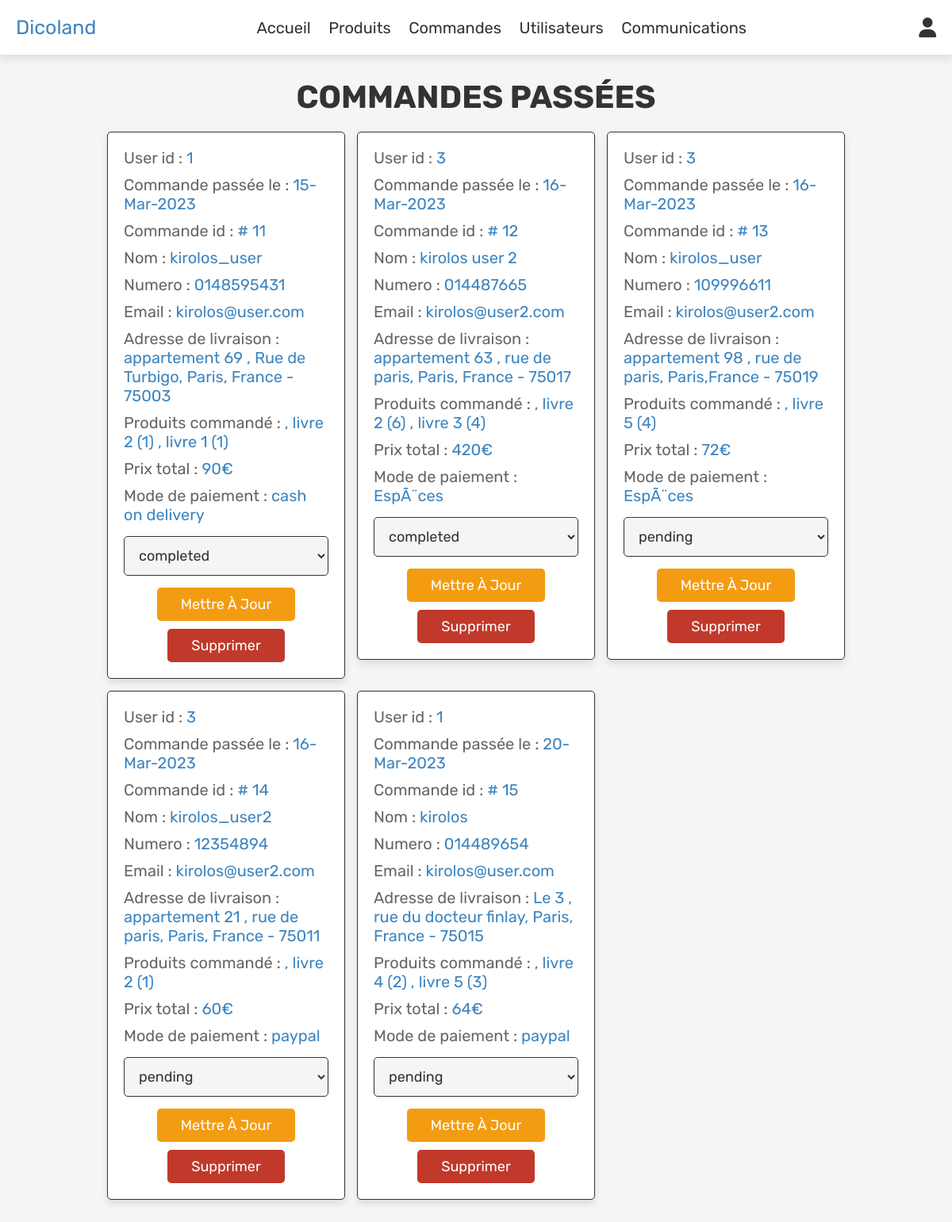
Before: /admin_orders.php (signed in) with the older database file.
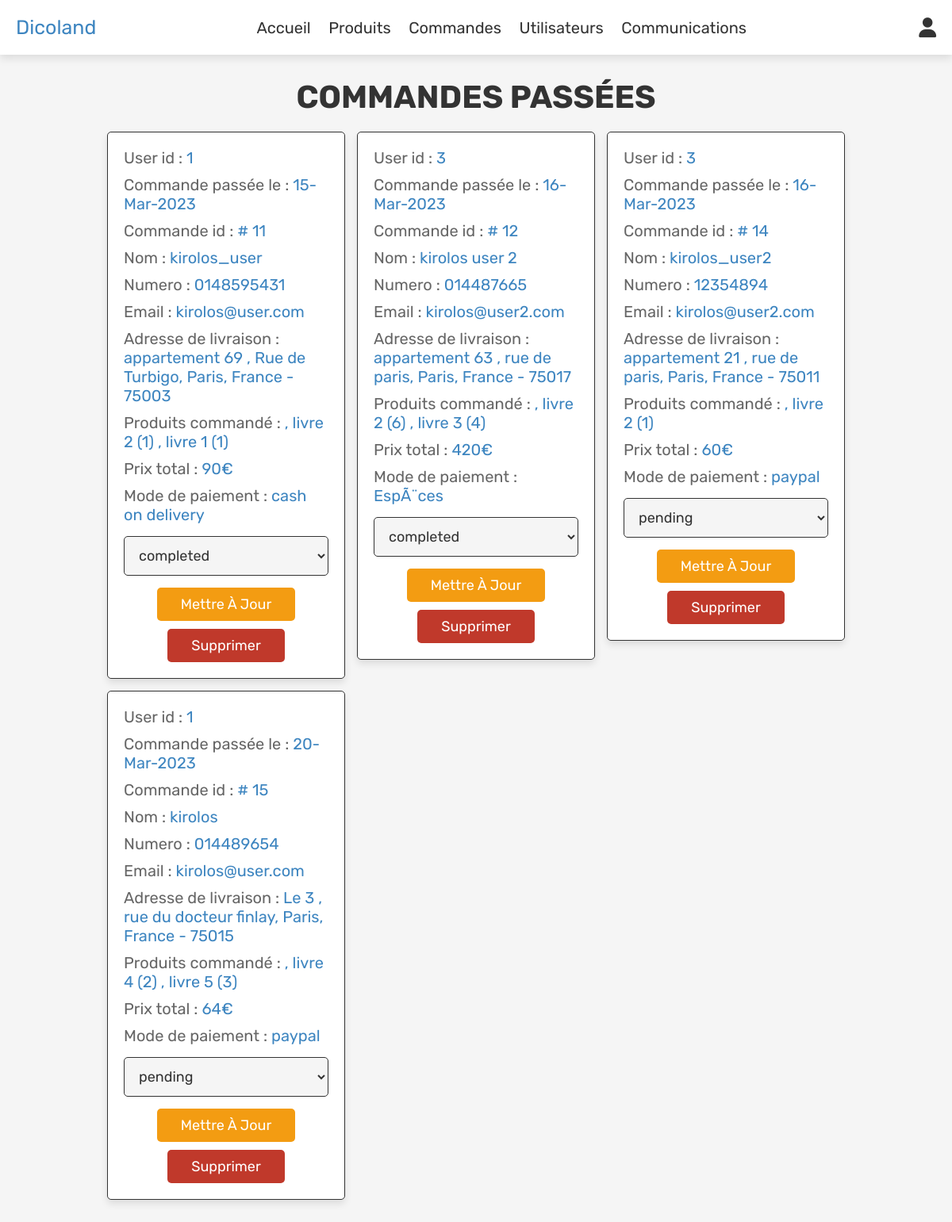
After: the same page with the newer database file.
### tables this page shows
CREATE TABLE `orders` (
  `id` int(100) NOT NULL,
  `user_id` int(100) NOT NULL,
  `name` varchar(100) NOT NULL,
  `number` varchar(12) NOT NULL,
  `email` varchar(100) NOT NULL,
  `method` varchar(50) NOT NULL,
  `address` varchar(500) NOT NULL,
  `total_products` varchar(1000) NOT NULL,
  `total_price` int(100) NOT NULL,
  `placed_on` varchar(50) NOT NULL,
  `payment_status` varchar(20) NOT NULL DEFAULT 'pending'
);

### admin_orders.php (the view, shortened to what this page needs)
<?php
include 'config.php';
?>
<!DOCTYPE html>
<html lang="en">
<head>
   <link rel="stylesheet" href="https://cdnjs.cloudflare.com/ajax/libs/font-awesome/6.0.0/css/all.min.css">
   <link rel="stylesheet" href="css/admin_style.css">
</head>
<body>
<?php include 'admin_header.php'; ?>
<section class="orders">
   <h1 class="title">Commandes passées</h1>
   <div class="box-container">
      <?php
      $select_orders = mysqli_query($conn, "SELECT * FROM `orders`") or die('query failed');
      if(mysqli_num_rows($select_orders) > 0){
         while($fetch_orders = mysqli_fetch_assoc($select_orders)){
      ?>
      <div class="box">
         <p> User id : <span><?php echo $fetch_orders['user_id']; ?></span> </p>
         <p> Commande passée le : <span><?php echo $fetch_orders['placed_on']; ?></span> </p>
         <p> Commande id : <span> # <?php echo $fetch_orders['id']; ?></span> </p>
         <p> Nom : <span><?php echo $fetch_orders['name']; ?></span> </p>
         <p> Numero : <span><?php echo $fetch_orders['number']; ?></span> </p>
         <p> Email : <span><?php echo $fetch_orders['email']; ?></span> </p>
         <p> Adresse de livraison  : <span><?php echo $fetch_orders['address']; ?></span> </p>
         <p> Produits commandé : <span><?php echo $fetch_orders['total_products']; ?></span> </p>
         <p> Prix total : <span><?php echo $fetch_orders['total_price']; ?>€</span> </p>
         <p> Mode de paiement : <span><?php echo $fetch_orders['method']; ?></span> </p>
         <form action="" method="post">
            <select name="update_payment">
               <option value="" selected disabled><?php echo $fetch_orders['payment_status']; ?></option>
            </select>
            <input type="submit" value="mettre à jour" name="update_order" class="option-btn">
            <a href="admin_orders.php?delete=<?php echo $fetch_orders['id']; ?>" onclick="return confirm('delete this order?');" class="delete-btn">Supprimer</a>
         </form>
      </div>
      <?php
         }
      }else{
         echo '<p class="empty">Pas de commande a afficher :/</p>';
      }
      ?>
   </div>
</section>
</body>
</html>

### admin_header.php (shortened to what this page needs)
<header class="header">
   <div class="flex">
      <a href="admin_page.php" class="logo"><span>Dicoland</span></a>
      <nav class="navbar">
         <a href="admin_page.php">Accueil</a>
         <a href="admin_products.php">Produits</a>
         <a href="admin_orders.php">Commandes</a>
         <a href="admin_users.php">Utilisateurs</a>
         <a href="admin_contacts.php">Communications</a>
      </nav>
      <div class="icons">
         <div id="user-btn" class="fas fa-user"></div>
      </div>
   </div>
</header>

### css/admin_style.css (style rules this page uses)
:root { --purple:#3d85c0; --red:#c0392b; --orange:#f39c12; --black:#333; --white:#fff; --light-color:#666; --light-white:#ccc; --light-bg:#f5f5f5; --border:.1rem solid var(--black); --box-shadow:0 .5rem 1rem rgba(0,0,0,.1); }
* { font-family: 'Rubik', sans-serif; margin:0; padding:0; box-sizing: border-box; outline: none; border:none; text-decoration: none; transition:all .2s linear; }
html { font-size: 62.5%; overflow-x: hidden; }
body { background-color: var(--light-bg); }
section { padding:3rem 2rem; }
.title { text-align: center; margin-bottom: 2rem; text-transform: uppercase; color:var(--black); font-size: 4rem; }
.btn, .option-btn, .delete-btn, .white-btn { display: inline-block; margin-top: 1rem; padding:1rem 3rem; cursor: pointer; color:var(--white); font-size: 1.8rem; border-radius: .5rem; text-transform: capitalize; }
.option-btn { background-color: var(--orange); }
.delete-btn { background-color: var(--red); }
.header { position: sticky; top:0; left:0; right:0; z-index: 1000; background-color: var(--white); box-shadow: var(--box-shadow); }
.header .flex { display: flex; align-items: center; padding:2rem; justify-content: space-between; position: relative; max-width: 1200px; margin:0 auto; }
.header .flex .logo { font-size: 2.5rem; color:var(--black); }
.header .flex .logo span { color:var(--purple); }
.header .flex .navbar a { margin:0 1rem; font-size: 2rem; color:var(--black); }
.header .flex .icons div { margin-left: 1.5rem; font-size: 2.5rem; cursor: pointer; color:var(--black); }
.orders .box-container { display: grid; grid-template-columns: repeat(auto-fit, 30rem); justify-content: center; gap:1.5rem; max-width: 1200px; margin:0 auto; align-items: flex-start; }
.orders .box-container .box { background-color: var(--white); padding:2rem; border:var(--border); box-shadow: var(--box-shadow); border-radius: .5rem; }
.orders .box-container .box p { padding-bottom: 1rem; font-size: 2rem; color:var(--light-color); }
.orders .box-container .box p span { color:var(--purple); }
.orders .box-container .box form { text-align: center; }
.orders .box-container .box form select { border-radius: .5rem; margin:.5rem 0; width: 100%; background-color: var(--light-bg); border:var(--border); padding:1.2rem 1.4rem; font-size: 1.8rem; color:var(--black); }

Changed rows visible on the page:
removed orders: user "3", placed_on "16-Mar-2023", id "13", name "kirolos_user", number "109996611", email "kirolos@user2.com", address "appartement 98 , rue de paris, Paris,France - 75019", total_products ", livre 5 (4)", total_price "72", method "EspÃ¨ces", update_payment "pending"
